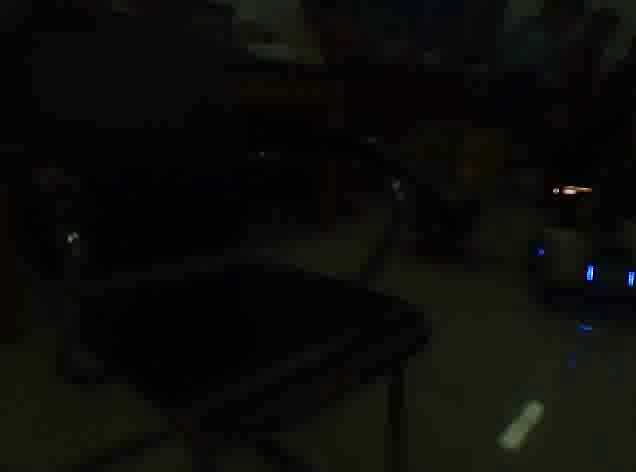
//> input picture frame 120 of 2-2.avi, 636 x 472 px
$ ./task1-2   (built with g++ and OpenCV 4)
//> lines starting //> are read from the running program, lines starting //| are printed output that depends on the picture; after the words box and inside, x2 and y2 are one past the last pixel; in counts of white or black regions, pixels touching at a corner belong together
//> further down, frame1 is the input picture: 472 rows x 636 cols, CV_8UC3; mean B, G, R 9.3, 11.9, 11.8
#include <iostream>
#include <ctype.h>

#include <opencv2/opencv.hpp>
#include <opencv2/core/core.hpp>
#include <opencv2/highgui/highgui.hpp>
#include <opencv2/video/tracking.hpp>
#include <opencv2/imgproc.hpp>
using namespace std;
using namespace cv;


Rect recogrect;
Mat hsv,mask,check1,mask2;


//first attemt to adjust the picture,
//it turned out that adjusting the camera works better
// [5 lines left out: function hsvpre1, not called in this run]

//Check if is there any interest points in the picture.
//Subtract the B & R Channels of the picture, use different
//convolution kernels to process the picture
int check(Mat src2) {
    Mat m0,m;
    Mat1b srcb, srcg, srcr;
    vector<Mat> channels;
    int flag=0;
    split(src2, channels);
    channels.at(0).copyTo(srcb);
    channels.at(1).copyTo(srcg);
    channels.at(2).copyTo(srcr);
    // [4 lines of commented-out code are left out]
    subtract(srcb,srcr,srcb);//通道相减
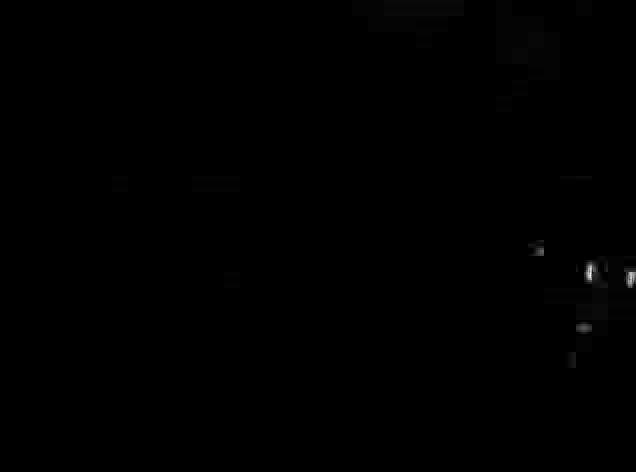
//> srcb: 472 rows x 636 cols, CV_8UC1; min 0, max 255, mean 0.4
    //srcr.copyTo(channels.at(2));
    //merge(channels, src2);//另外两通道置零并合在一起 方便后续跟踪（已弃用）
    src2.copyTo(mask2);

    //cvtColor(src2, src2, COLOR_BGR2GRAY);

    threshold(srcb, hsv, 110, 255, THRESH_BINARY);
//> hsv: 472 rows x 636 cols, CV_8UC1; 0.05% white; 3 white regions (1 under 20 px), largest, box (x1, y1, x2, y2) and area: (628, 272, 636, 286) 75, (586, 265, 592, 280) 67
    Mat element = getStructuringElement(MORPH_RECT, Size(5, 5));
    Mat element2 = getStructuringElement(MORPH_RECT, Size(3, 3));
    //morphologyEx(hsv, mask2, MORPH_CLOSE, element);
    dilate(hsv,mask2,element);
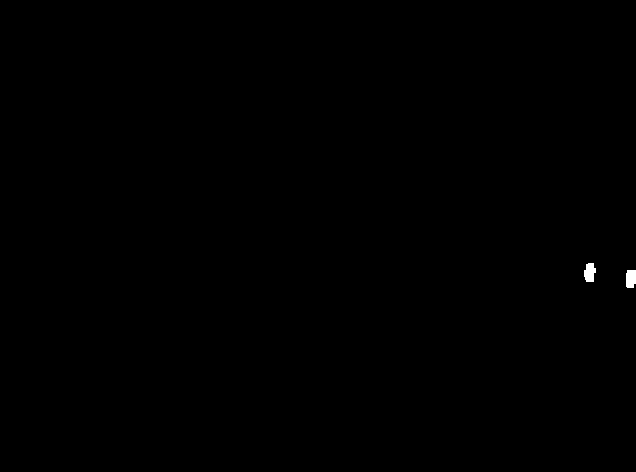
//> mask2: 472 rows x 636 cols, CV_8UC1; 0.11% white; 2 white regions, box (x1, y1, x2, y2) and area: (584, 263, 596, 282) 177, (626, 270, 636, 288) 168
    erode(mask2, mask2, element2);//形态学处理 不直接open是为了调不同卷积核
//> mask2: 472 rows x 636 cols, CV_8UC1; 0.08% white; 2 white regions, box (x1, y1, x2, y2) and area: (627, 271, 636, 287) 128, (585, 264, 595, 281) 119
    //hsv.copyTo(mask2);
    imshow("m0", mask2);
    // [8 lines of commented-out code are left out]
    m = Mat::zeros(mask2.size(), mask2.type());
    if (memcmp(mask2.data, m.data, mask2.total() * mask2.elemSize())) {//如果目标为空则不跟踪
        flag = -1;
    }
    return flag;
}

// [50 lines left out: function recongnize, not called in this run]

//Histogram callback tracking
RotatedRect tracking(Mat& src1) {//直方图回调跟踪法
    Mat hist, backproj;
    Mat hueimage(src1.rows, src1.cols, CV_8UC1);
    Rect trackingrect;
    int histsize = 8;
    float hueranges[] = { 0,180 };
    const float* histrages = hueranges;
    int trackingflag = check(src1);
//> trackingflag = -1

//> (the run ends here: the program stops with an error, at `cvtColor(mask, mask, COLOR_BGR2HSV);`)
